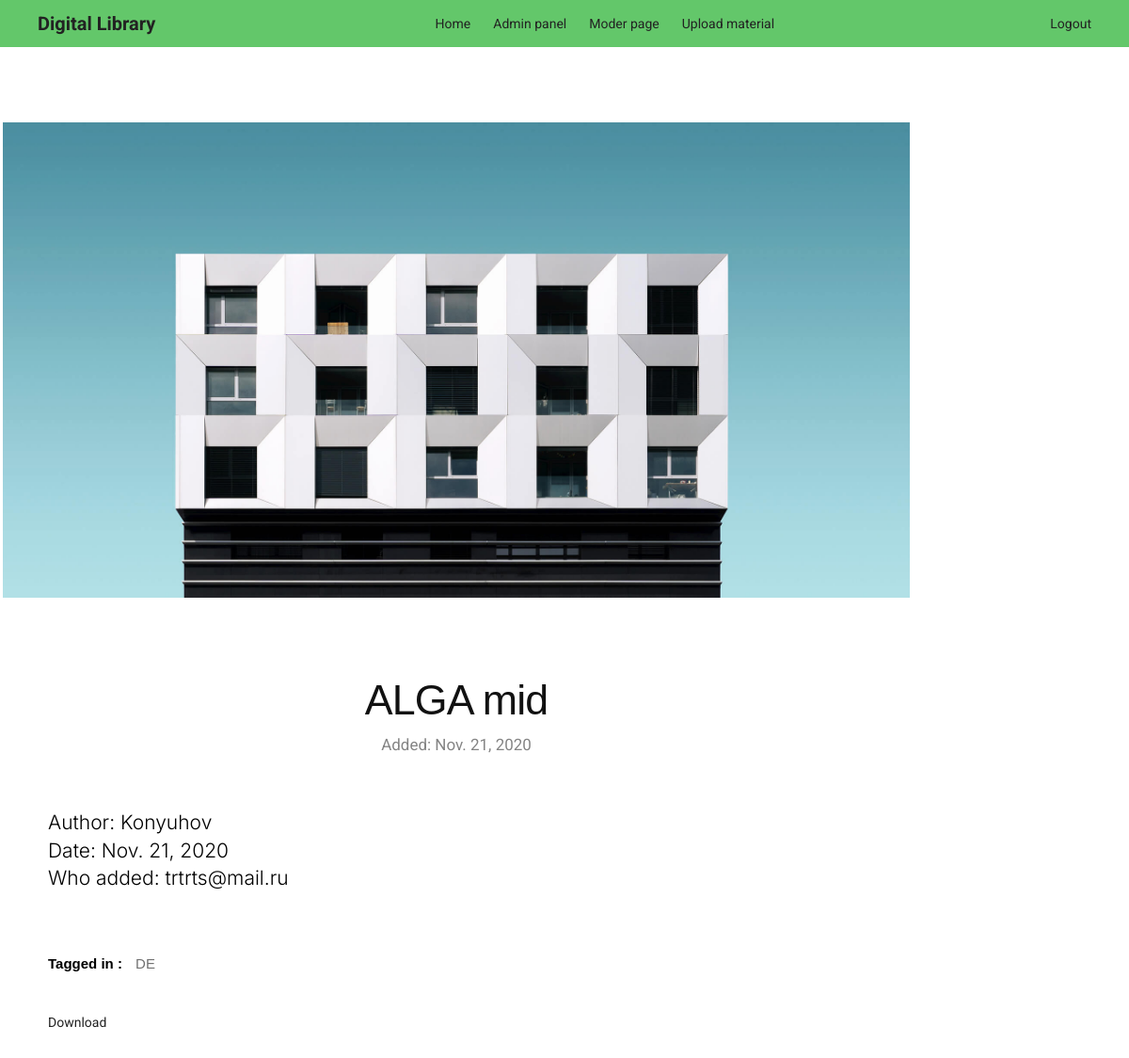
Screenshot of /material/885/ (signed in) with the database file from the repository.
### search/models.py (models this page shows, shortened)
class Material(models.Model):
    who_added_username = models.CharField(max_length=50, default='admin', null=False)
    date_publication = models.DateField(null=False, help_text="Date of publication")
    time_publication = models.TimeField(null=False, help_text="Time of publication")
    title = models.CharField(max_length=50, null=False, help_text="Title of book")
    author = models.CharField(max_length=50, null=False, help_text="Author")
    tags = models.ManyToManyField(Tag, help_text="Tags of book")
    file = models.FileField(null=False, help_text="File with material")
    file_name = models.CharField(max_length=50, null=False, help_text="Name of file")
    STATES = [
        ('0', 'Uploaded'),
        ('1', 'Processed')
    ]
    visibility = models.CharField(max_length=1, choices=STATES, default='0', null=False, help_text="state of book")

class Tag(models.Model):
    tag = models.CharField(max_length=50, null=False)

### search/views.py (the view)
# urls.py: path('<int:material_id>/', material_page, name='material'),
@login_required(redirect_field_name='login')
def material_page(request, material_id):
    try:
        material = Material.objects.get(pk=material_id)
        if material.visibility == '0' and is_moder(user=request.user):
            return render(request, 'info_message.html', {'message':
                                                             "This material is hidden my moderator, "
                                                             "to see it, please login as a moderator or super admin!"})
        else:
            return render(request, 'search/material_detail.html', {'material': material})
    except Material.DoesNotExist:
        raise Http404("Material does not exist")

### home/templatetags/groups.py (called while the page is built)
@register.filter(name='has_group')
def has_group(user, group_name):
    return user.groups.filter(name=group_name).exists()

### search/templates/search/material_detail.html
{% extends 'base.html' %}
{% load static %}
{% block content %}
    <section class="s-content s-content--single">
        <div class="row">
            <div class="column large-12">
                <article class="s-post entry format-standard">
                    <div class="s-content__media">
                        <div class="s-content__post-thumb">
                            <img src="{% static 'material/img/standard-1050.jpg' %}"
                                 srcset="{% static 'material/img/standard-2100.jpg' %} 2100w,
                                         {% static 'material/img/standard-1050.jpg' %} 1050w,
                                         {% static 'material/img/standard-525.jpg' %} 525w"
                                 sizes="(max-width: 2100px) 100vw, 2100px" alt="">
                        </div>
                    </div>
                    <div class="s-content__primary">
                        <h2 class="s-content__title s-content__title--post">{{ material.title }}</h2>
                        <ul class="s-content__post-meta">
                            <li class="date">Added: {{ material.date_publication }} </li>
                        </ul>
                        <p class="lead">
                            Author: {{ material.author }}<br>
                            Date: {{ material.date_publication }}<br>
                            Who added: {{ material.who_added_username }}<br>
                        </p>
                        <p class="s-content__post-tags">
                            <span>Tagged in :</span>
                            {% for tag in material.tags.all %}
                                <a>{{ tag.tag }} </a>
                            {% endfor %}
                        </p>
                        {% if user.is_authenticated %}
                            <div class="upload-button">
                                <a href="{% url 'file_download' material.file.url %}" download>Download</a>
                            </div>
                        {% else %}
                            <h1>Please, register or log in to web-site to download material</h1>
                        {% endif %}
                    </div>
                </article>
            </div>
        </div>
    </section>
{% endblock %}

### home/static/material/css/style.css (style rules this page uses)
html, body { height: 100%; font-family: "Cairo", sans-serif; -webkit-font-smoothing: antialiased; }
h1, h2, h3, h4, h5, h6 { margin: 0; color: #111111; font-weight: 400; font-family: "Cairo", sans-serif; }
h2 { font-size: 36px; }
p { font-size: 15px; font-family: "Cairo", sans-serif; color: #707070; font-weight: 400; line-height: 25px; margin: 0 0 15px 0; }
img { max-width: 100%; }
ul, ol { padding: 0; margin: 0; }

### home/static/navbar/css/style.css (style rules this page uses)
*, *:before, *:after { box-sizing: border-box; }
a { text-decoration: none; color: #222; }
html { -webkit-font-smoothing: antialiased; -moz-osx-font-smoothing: grayscale; }
body { font-family: "Roboto", sans-serif; }

### rows the page displays
Material: title "ALGA mid", date_publication "Nov. 21, 2020", author "Konyuhov", who_added_username "trtrts@mail.ru"
Tag: tag "DE"
